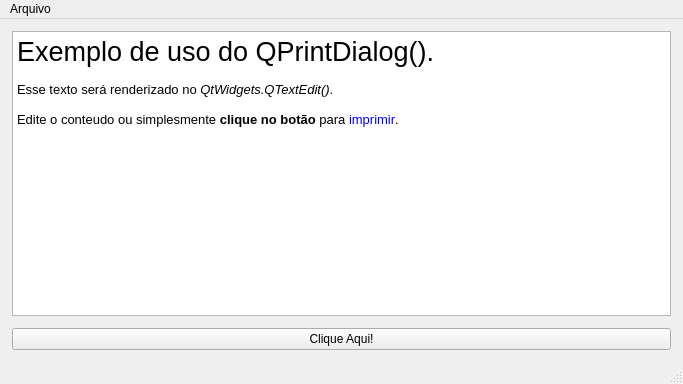
<?xml version="1.0" encoding="UTF-8"?>
<ui version="4.0">
 <class>MainWindow</class>
 <widget class="QMainWindow" name="MainWindow">
  <property name="geometry">
   <rect>
    <x>0</x>
    <y>0</y>
    <width>683</width>
    <height>384</height>
   </rect>
  </property>
  <property name="windowTitle">
   <string>Python e Qt 6: PySide6 QPrintDialog()</string>
  </property>
  <property name="windowIcon">
   <iconset resource="../../../_resources/resources.qrc">
    <normaloff>:/window/icon</normaloff>:/window/icon</iconset>
  </property>
  <widget class="QWidget" name="centralwidget">
   <layout class="QVBoxLayout" name="verticalLayout">
    <property name="spacing">
     <number>12</number>
    </property>
    <property name="leftMargin">
     <number>12</number>
    </property>
    <property name="topMargin">
     <number>12</number>
    </property>
    <property name="rightMargin">
     <number>12</number>
    </property>
    <property name="bottomMargin">
     <number>12</number>
    </property>
    <item>
     <widget class="QTextEdit" name="text_edit">
      <property name="documentTitle">
       <string/>
      </property>
      <property name="markdown">
       <string>Exemplo de uso do QPrintDialog().

Esse texto será renderizado no *QtWidgets.QTextEdit()*.

Edite o conteudo ou simplesmente **clique no botão** para imprimir.

</string>
      </property>
      <property name="html">
       <string>&lt;!DOCTYPE HTML PUBLIC &quot;-//W3C//DTD HTML 4.0//EN&quot; &quot;http://www.w3.org/TR/REC-html40/strict.dtd&quot;&gt;
&lt;html&gt;&lt;head&gt;&lt;meta name=&quot;qrichtext&quot; content=&quot;1&quot; /&gt;&lt;style type=&quot;text/css&quot;&gt;
p, li { white-space: pre-wrap; }
&lt;/style&gt;&lt;/head&gt;&lt;body style=&quot; font-family:'Noto Sans'; font-size:10pt; font-weight:400; font-style:normal;&quot;&gt;
&lt;p style=&quot; margin-top:0px; margin-bottom:0px; margin-left:0px; margin-right:0px; -qt-block-indent:0; text-indent:0px;&quot;&gt;&lt;span style=&quot; font-size:20pt;&quot;&gt;Exemplo de uso do QPrintDialog().&lt;/span&gt;&lt;/p&gt;
&lt;p style=&quot;-qt-paragraph-type:empty; margin-top:0px; margin-bottom:0px; margin-left:0px; margin-right:0px; -qt-block-indent:0; text-indent:0px;&quot;&gt;&lt;br /&gt;&lt;/p&gt;
&lt;p style=&quot; margin-top:0px; margin-bottom:0px; margin-left:0px; margin-right:0px; -qt-block-indent:0; text-indent:0px;&quot;&gt;Esse texto será renderizado no &lt;span style=&quot; font-style:italic;&quot;&gt;QtWidgets.QTextEdit()&lt;/span&gt;.&lt;/p&gt;
&lt;p style=&quot;-qt-paragraph-type:empty; margin-top:0px; margin-bottom:0px; margin-left:0px; margin-right:0px; -qt-block-indent:0; text-indent:0px;&quot;&gt;&lt;br /&gt;&lt;/p&gt;
&lt;p style=&quot; margin-top:0px; margin-bottom:0px; margin-left:0px; margin-right:0px; -qt-block-indent:0; text-indent:0px;&quot;&gt;Edite o conteudo ou simplesmente &lt;span style=&quot; font-weight:600;&quot;&gt;clique no botão&lt;/span&gt; para &lt;span style=&quot; color:#0000ff;&quot;&gt;imprimir&lt;/span&gt;.&lt;/p&gt;&lt;/body&gt;&lt;/html&gt;</string>
      </property>
     </widget>
    </item>
    <item>
     <widget class="QPushButton" name="push_button">
      <property name="text">
       <string>Clique Aqui!</string>
      </property>
     </widget>
    </item>
   </layout>
  </widget>
  <widget class="QMenuBar" name="menubar">
   <property name="geometry">
    <rect>
     <x>0</x>
     <y>0</y>
     <width>683</width>
     <height>30</height>
    </rect>
   </property>
   <widget class="QMenu" name="menu_file">
    <property name="title">
     <string>Arquivo</string>
    </property>
    <addaction name="action_exit"/>
   </widget>
   <addaction name="menu_file"/>
  </widget>
  <widget class="QStatusBar" name="statusbar"/>
  <action name="action_exit">
   <property name="icon">
    <iconset theme="application-exit"/>
   </property>
   <property name="text">
    <string>Sair</string>
   </property>
   <property name="shortcut">
    <string>Ctrl+Q</string>
   </property>
  </action>
 </widget>
 <resources>
  <include location="../../_resources/resources.qrc"/>
 </resources>
 <connections/>
</ui>
